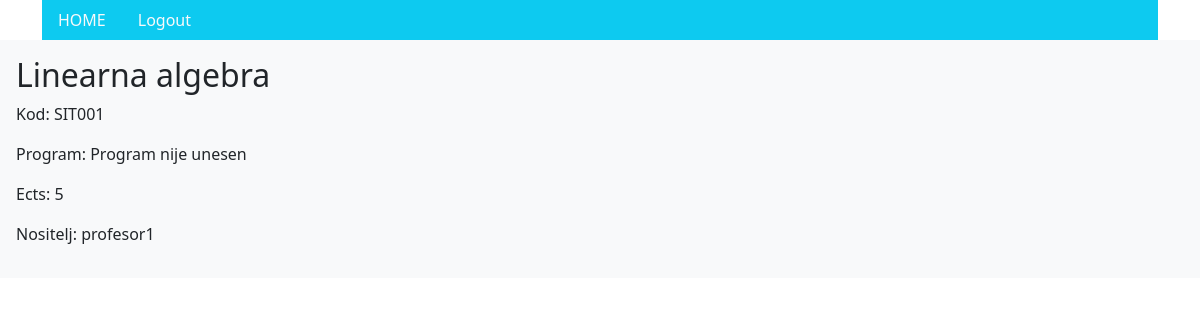
/predmeti/predmet-detail/1/ (signed in), run on the app's committed database.
### app/models.py (models this page shows, shortened)
class Predmeti(models.Model):
    IZBORNI = (('DA', 'da'), ('NE', 'ne'))
    name = models.CharField(max_length=50)
    kod = models.CharField(max_length=50)
    program = models.CharField(max_length=50)
    ects = models.IntegerField()
    sem_red = models.IntegerField()
    sem_izv = models.IntegerField()
    izborni = models.CharField(max_length=50, choices=IZBORNI)
    nositelj = models.ForeignKey(Korisnik, on_delete=models.SET_NULL, null=True, blank=True, related_name='nositelj')
    upisi = models.ManyToManyField(Korisnik, through='Upis', related_name='predmeti_upis')

class Korisnik(AbstractUser):
    STATUS = (('none', 'None'), ('izv', 'izvanredni student'), ('red', 'redovni student'))
    status = models.CharField(max_length=50, choices=STATUS)
    uloge = models.ForeignKey(Uloge, on_delete=models.SET_NULL, null=True, blank=True, related_name='uloge')

### app/decorators.py (the view)
    def wrap(request, *args, **kwargs):
        if request.user.uloge.uloga == 'admin':
            return function(request, *args, **kwargs)
        else:
            return redirect('login')

### app/views.py (called while the page is built)
@admin_required
def predmeti_detail(request, pk):
    predmet = get_object_or_404(Predmeti, id=pk)
    context = {
        'predmet': predmet
    }
    return render(request, 'predmet-details.html', context)

### app/templates/predmet-details.html
{% extends 'base.html' %}
{% block admin %}
<div class="p-3 text-left bg-light">
  <h2>{{ predmet.name }}</h2>
  <p>Kod: {{ predmet.kod }}</p>
  <p>Program: {{ predmet.program }}</p>
  <p>Ects: {{ predmet.ects }}</p>
  <p>Nositelj: {{ predmet.nositelj }}</p>
</div>
{% endblock %}

### data on the page
Predmeti: name "Linearna algebra", kod "SIT001", program "Program nije unesen", ects "5", nositelj "profesor1"
